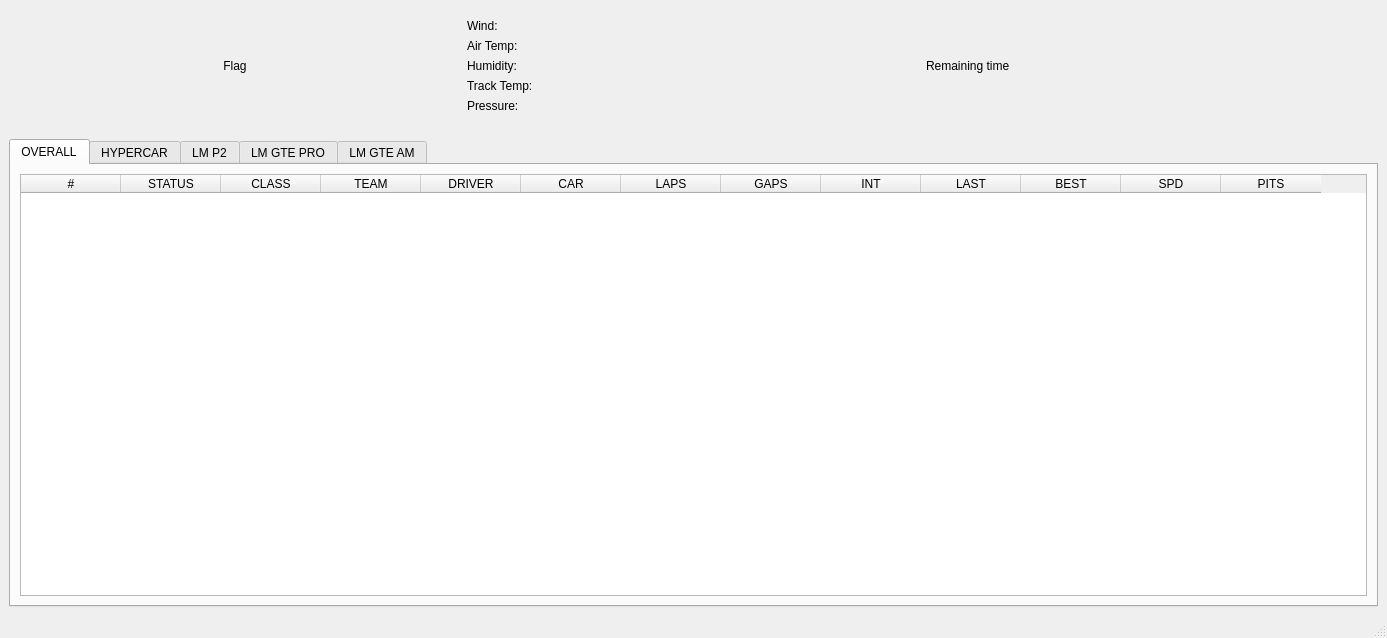
<?xml version="1.0" encoding="UTF-8"?>
<ui version="4.0">
 <class>mw_lemans</class>
 <widget class="QMainWindow" name="mw_lemans">
  <property name="geometry">
   <rect>
    <x>0</x>
    <y>0</y>
    <width>1387</width>
    <height>638</height>
   </rect>
  </property>
  <property name="windowTitle">
   <string>MainWindow</string>
  </property>
  <widget class="QWidget" name="centralwidget">
   <layout class="QVBoxLayout" name="verticalLayout">
    <item>
     <spacer name="verticalSpacer_2">
      <property name="orientation">
       <enum>Qt::Vertical</enum>
      </property>
      <property name="sizeType">
       <enum>QSizePolicy::Fixed</enum>
      </property>
      <property name="sizeHint" stdset="0">
       <size>
        <width>20</width>
        <height>10</height>
       </size>
      </property>
     </spacer>
    </item>
    <item>
     <layout class="QHBoxLayout" name="hl_stats">
      <item>
       <widget class="QLabel" name="lb_flag">
        <property name="styleSheet">
         <string notr="true"/>
        </property>
        <property name="text">
         <string>Flag</string>
        </property>
        <property name="textFormat">
         <enum>Qt::AutoText</enum>
        </property>
        <property name="alignment">
         <set>Qt::AlignCenter</set>
        </property>
       </widget>
      </item>
      <item>
       <layout class="QVBoxLayout" name="vl_weather">
        <item>
         <widget class="QLabel" name="lb_wind">
          <property name="text">
           <string>Wind: </string>
          </property>
         </widget>
        </item>
        <item>
         <widget class="QLabel" name="lb_air_temp">
          <property name="text">
           <string>Air Temp: </string>
          </property>
         </widget>
        </item>
        <item>
         <widget class="QLabel" name="lb_humidity">
          <property name="text">
           <string>Humidity: </string>
          </property>
         </widget>
        </item>
        <item>
         <widget class="QLabel" name="lb_track_temp">
          <property name="text">
           <string>Track Temp: </string>
          </property>
         </widget>
        </item>
        <item>
         <widget class="QLabel" name="lb_pressure">
          <property name="text">
           <string>Pressure: </string>
          </property>
         </widget>
        </item>
       </layout>
      </item>
      <item>
       <widget class="QLabel" name="lb_remaining_time">
        <property name="text">
         <string>Remaining time</string>
        </property>
       </widget>
      </item>
     </layout>
    </item>
    <item>
     <spacer name="verticalSpacer">
      <property name="orientation">
       <enum>Qt::Vertical</enum>
      </property>
      <property name="sizeType">
       <enum>QSizePolicy::Fixed</enum>
      </property>
      <property name="sizeHint" stdset="0">
       <size>
        <width>17</width>
        <height>20</height>
       </size>
      </property>
     </spacer>
    </item>
    <item>
     <widget class="QTabWidget" name="tabs">
      <property name="currentIndex">
       <number>0</number>
      </property>
      <widget class="QWidget" name="tab_overall">
       <attribute name="title">
        <string>OVERALL</string>
       </attribute>
       <layout class="QVBoxLayout" name="verticalLayout_2">
        <item>
         <widget class="QTableWidget" name="tw_overall">
          <property name="gridStyle">
           <enum>Qt::SolidLine</enum>
          </property>
          <column>
           <property name="text">
            <string>#</string>
           </property>
          </column>
          <column>
           <property name="text">
            <string>STATUS</string>
           </property>
          </column>
          <column>
           <property name="text">
            <string>CLASS</string>
           </property>
          </column>
          <column>
           <property name="text">
            <string>TEAM</string>
           </property>
          </column>
          <column>
           <property name="text">
            <string>DRIVER</string>
           </property>
          </column>
          <column>
           <property name="text">
            <string>CAR</string>
           </property>
          </column>
          <column>
           <property name="text">
            <string>LAPS</string>
           </property>
          </column>
          <column>
           <property name="text">
            <string>GAPS</string>
           </property>
          </column>
          <column>
           <property name="text">
            <string>INT</string>
           </property>
          </column>
          <column>
           <property name="text">
            <string>LAST</string>
           </property>
          </column>
          <column>
           <property name="text">
            <string>BEST</string>
           </property>
          </column>
          <column>
           <property name="text">
            <string>SPD</string>
           </property>
          </column>
          <column>
           <property name="text">
            <string>PITS</string>
           </property>
          </column>
         </widget>
        </item>
       </layout>
      </widget>
      <widget class="QWidget" name="tab_hypercar">
       <attribute name="title">
        <string>HYPERCAR</string>
       </attribute>
       <layout class="QVBoxLayout" name="verticalLayout_3">
        <item>
         <widget class="QTableWidget" name="tw_hypercar">
          <property name="gridStyle">
           <enum>Qt::SolidLine</enum>
          </property>
          <column>
           <property name="text">
            <string>#</string>
           </property>
          </column>
          <column>
           <property name="text">
            <string>STATUS</string>
           </property>
          </column>
          <column>
           <property name="text">
            <string>CLASS</string>
           </property>
          </column>
          <column>
           <property name="text">
            <string>TEAM</string>
           </property>
          </column>
          <column>
           <property name="text">
            <string>DRIVER</string>
           </property>
          </column>
          <column>
           <property name="text">
            <string>CAR</string>
           </property>
          </column>
          <column>
           <property name="text">
            <string>LAPS</string>
           </property>
          </column>
          <column>
           <property name="text">
            <string>GAPS</string>
           </property>
          </column>
          <column>
           <property name="text">
            <string>INT</string>
           </property>
          </column>
          <column>
           <property name="text">
            <string>LAST</string>
           </property>
          </column>
          <column>
           <property name="text">
            <string>BEST</string>
           </property>
          </column>
          <column>
           <property name="text">
            <string>SPD</string>
           </property>
          </column>
          <column>
           <property name="text">
            <string>PITS</string>
           </property>
          </column>
         </widget>
        </item>
       </layout>
      </widget>
      <widget class="QWidget" name="tab_lmp2">
       <attribute name="title">
        <string>LM P2</string>
       </attribute>
       <layout class="QVBoxLayout" name="verticalLayout_4">
        <item>
         <widget class="QTableWidget" name="tw_lmp2">
          <property name="gridStyle">
           <enum>Qt::SolidLine</enum>
          </property>
          <column>
           <property name="text">
            <string>#</string>
           </property>
          </column>
          <column>
           <property name="text">
            <string>STATUS</string>
           </property>
          </column>
          <column>
           <property name="text">
            <string>CLASS</string>
           </property>
          </column>
          <column>
           <property name="text">
            <string>TEAM</string>
           </property>
          </column>
          <column>
           <property name="text">
            <string>DRIVER</string>
           </property>
          </column>
          <column>
           <property name="text">
            <string>CAR</string>
           </property>
          </column>
          <column>
           <property name="text">
            <string>LAPS</string>
           </property>
          </column>
          <column>
           <property name="text">
            <string>GAPS</string>
           </property>
          </column>
          <column>
           <property name="text">
            <string>INT</string>
           </property>
          </column>
          <column>
           <property name="text">
            <string>LAST</string>
           </property>
          </column>
          <column>
           <property name="text">
            <string>BEST</string>
           </property>
          </column>
          <column>
           <property name="text">
            <string>SPD</string>
           </property>
          </column>
          <column>
           <property name="text">
            <string>PITS</string>
           </property>
          </column>
         </widget>
        </item>
       </layout>
      </widget>
      <widget class="QWidget" name="tab_lmgtepro">
       <attribute name="title">
        <string>LM GTE PRO</string>
       </attribute>
       <layout class="QVBoxLayout" name="verticalLayout_5">
        <item>
         <widget class="QTableWidget" name="tw_lmgtepro">
          <property name="gridStyle">
           <enum>Qt::SolidLine</enum>
          </property>
          <column>
           <property name="text">
            <string>#</string>
           </property>
          </column>
          <column>
           <property name="text">
            <string>STATUS</string>
           </property>
          </column>
          <column>
           <property name="text">
            <string>CLASS</string>
           </property>
          </column>
          <column>
           <property name="text">
            <string>TEAM</string>
           </property>
          </column>
          <column>
           <property name="text">
            <string>DRIVER</string>
           </property>
          </column>
          <column>
           <property name="text">
            <string>CAR</string>
           </property>
          </column>
          <column>
           <property name="text">
            <string>LAPS</string>
           </property>
          </column>
          <column>
           <property name="text">
            <string>GAPS</string>
           </property>
          </column>
          <column>
           <property name="text">
            <string>INT</string>
           </property>
          </column>
          <column>
           <property name="text">
            <string>LAST</string>
           </property>
          </column>
          <column>
           <property name="text">
            <string>BEST</string>
           </property>
          </column>
          <column>
           <property name="text">
            <string>SPD</string>
           </property>
          </column>
          <column>
           <property name="text">
            <string>PITS</string>
           </property>
          </column>
         </widget>
        </item>
       </layout>
      </widget>
      <widget class="QWidget" name="tab_lmgteam">
       <attribute name="title">
        <string>LM GTE AM</string>
       </attribute>
       <layout class="QVBoxLayout" name="verticalLayout_6">
        <item>
         <widget class="QTableWidget" name="tw_lmgteam">
          <property name="gridStyle">
           <enum>Qt::SolidLine</enum>
          </property>
          <column>
           <property name="text">
            <string>#</string>
           </property>
          </column>
          <column>
           <property name="text">
            <string>STATUS</string>
           </property>
          </column>
          <column>
           <property name="text">
            <string>CLASS</string>
           </property>
          </column>
          <column>
           <property name="text">
            <string>TEAM</string>
           </property>
          </column>
          <column>
           <property name="text">
            <string>DRIVER</string>
           </property>
          </column>
          <column>
           <property name="text">
            <string>CAR</string>
           </property>
          </column>
          <column>
           <property name="text">
            <string>LAPS</string>
           </property>
          </column>
          <column>
           <property name="text">
            <string>GAPS</string>
           </property>
          </column>
          <column>
           <property name="text">
            <string>INT</string>
           </property>
          </column>
          <column>
           <property name="text">
            <string>LAST</string>
           </property>
          </column>
          <column>
           <property name="text">
            <string>BEST</string>
           </property>
          </column>
          <column>
           <property name="text">
            <string>SPD</string>
           </property>
          </column>
          <column>
           <property name="text">
            <string>PITS</string>
           </property>
          </column>
         </widget>
        </item>
       </layout>
      </widget>
     </widget>
    </item>
   </layout>
  </widget>
  <widget class="QMenuBar" name="menubar">
   <property name="geometry">
    <rect>
     <x>0</x>
     <y>0</y>
     <width>1387</width>
     <height>21</height>
    </rect>
   </property>
  </widget>
  <widget class="QStatusBar" name="statusbar"/>
 </widget>
 <resources/>
 <connections/>
</ui>
